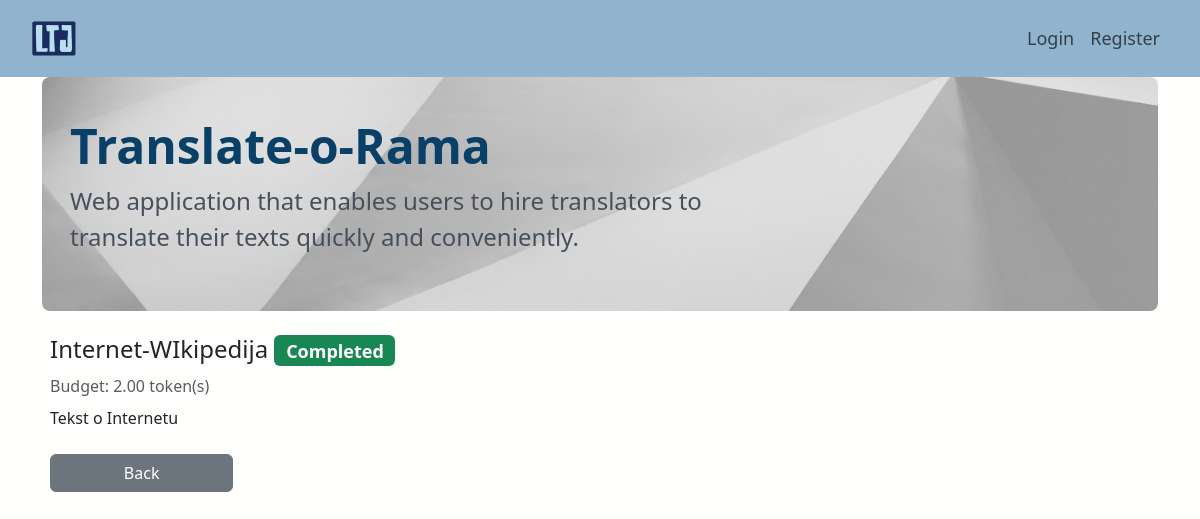
Screenshot of /dashboard/job_status/2 with the database file from the repository.
### app/models.py (models this page shows, shortened)
class Job(models.Model):
    user = models.ForeignKey(User, on_delete=models.CASCADE, related_name="user")
    title = models.TextField(blank=False, unique=True)
    description = models.TextField(blank=False)
    source_language = models.TextField(blank=False)
    target_language = models.TextField(blank=False)
    job_field = models.CharField(
        max_length=15,
        choices=JobField.JOB_CHOICES,
        default=JobField.LITERATURE,
    )
    budget = models.DecimalField(max_digits=10, decimal_places=2, default=0.0)
    text = models.TextField(blank=False)
    assigned_to = models.ForeignKey(
        "JobBid",
        on_delete=models.CASCADE,
        blank=True,
        null=True,
        related_name="assigned_to",
    )
    is_assigned = models.BooleanField(default=False)
    is_completed = models.BooleanField(default=False)
    translator = models.ForeignKey(
        User,
        on_delete=models.SET_NULL,
        blank=True,
        null=True,
        related_name="set_as_translator_of_job",
    )
    translation = models.TextField(blank=True, null=True)
    dispute = models.ForeignKey(
        Dispute,
        on_delete=models.SET_NULL,
        blank=True,
        null=True,
        related_name="dispute_for_completed_job",
    )

### app/views.py (the view)
# urls.py: path("dashboard/job_status/<int:job_id>", views.job_status, name="job_status"),
def job_status(request, job_id):
    job = get_object_or_404(Job, pk=job_id)
    context = {
        "job": job,
    }
    return render(request, "app/job_status.html", context)

### app/templates/app/job_status.html (shortened to what this page needs)
{% extends 'app/base.html' %}
{% block content %}
  <!DOCTYPE html>
  <html lang="en">
  <head>
      <link rel="stylesheet" href="https://cdn.jsdelivr.net/npm/bootstrap-icons@1.10.3/font/bootstrap-icons.css">
  </head>
  <body>
    <div class="mx-2">
      <h4>{{ job.title }}
        {% if job.is_assigned %}
          {% if job.is_completed %}
            <div class="badge bg-success">Completed</div>
          {% else %}
            <div class="badge bg-primary">Assigned</div>
          {% endif %}
        {% else %}
          <div class="badge bg-secondary">Unassigned</div>
        {% endif %}
      </h4>
      <div class="mb-2 text-muted">Budget: {{ job.budget }} token(s)</div>
      <div class="">{{ job.description }}</div>
      <a href="{% url 'app:dashboard' %}" class="btn btn-secondary col-2 mt-4">Back</a>
    </div>
  </body>
{% endblock content %}

### app/static/app/css/base.css (style rules this page uses)
body { background-color: #fffffe; }

### rows the page displays
Job: title "Internet-WIkipedija", budget "2.00", description "Tekst o Internetu"
